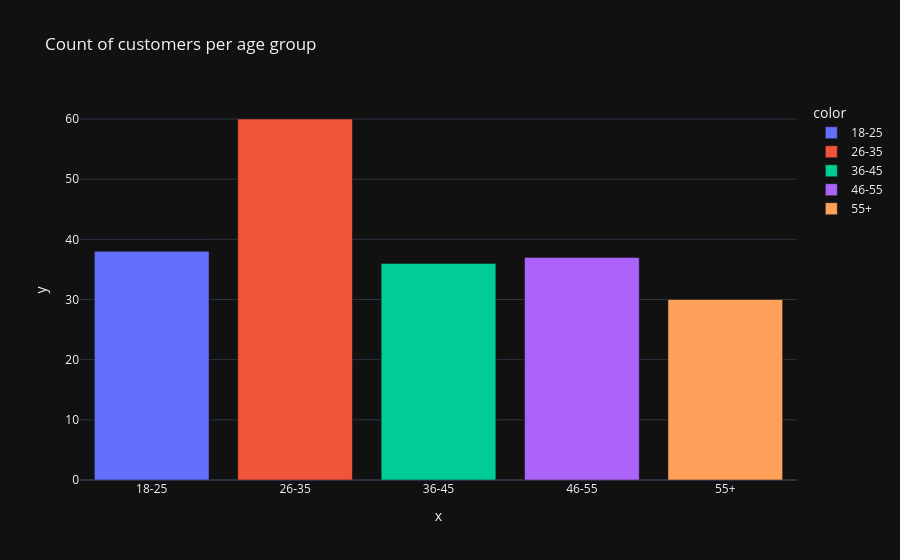

This figure's notebook cell:
### Code cell
x_age_ax = ['18-25', '26-35', '36-45', '46-55', '55+']
y_age_ax = [len(age_18_25.values), len(age_26_35.values), len(age_36_45.values), len(age_46_55.values),
     len(age_55above.values)]

pxp.bar(data_frame = data, x = x_age_ax, y = y_age_ax, color = x_age_ax,
       title = 'Count of customers per age group')

### Figure 1 — Plotly figure (JSON) as saved in the notebook; plotly's stock layout.template omitted (floating-point values rounded to 4 significant figures)
{"data": [{"hovertemplate": "color=18-25<br>x=%{x}<br>y=%{y}<extra></extra>", "legendgroup": "18-25", "marker": {"color": "#636efa", "pattern": {"shape": ""}}, "name": "18-25", "orientation": "v", "showlegend": true, "textposition": "auto", "x": ["18-25"], "xaxis": "x", "y": [38], "yaxis": "y", "type": "bar"}, {"hovertemplate": "color=26-35<br>x=%{x}<br>y=%{y}<extra></extra>", "legendgroup": "26-35", "marker": {"color": "#EF553B", "pattern": {"shape": ""}}, "name": "26-35", "orientation": "v", "showlegend": true, "textposition": "auto", "x": ["26-35"], "xaxis": "x", "y": [60], "yaxis": "y", "type": "bar"}, {"hovertemplate": "color=36-45<br>x=%{x}<br>y=%{y}<extra></extra>", "legendgroup": "36-45", "marker": {"color": "#00cc96", "pattern": {"shape": ""}}, "name": "36-45", "orientation": "v", "showlegend": true, "textposition": "auto", "x": ["36-45"], "xaxis": "x", "y": [36], "yaxis": "y", "type": "bar"}, {"hovertemplate": "color=46-55<br>x=%{x}<br>y=%{y}<extra></extra>", "legendgroup": "46-55", "marker": {"color": "#ab63fa", "pattern": {"shape": ""}}, "name": "46-55", "orientation": "v", "showlegend": true, "textposition": "auto", "x": ["46-55"], "xaxis": "x", "y": [37], "yaxis": "y", "type": "bar"}, {"hovertemplate": "color=55+<br>x=%{x}<br>y=%{y}<extra></extra>", "legendgroup": "55+", "marker": {"color": "#FFA15A", "pattern": {"shape": ""}}, "name": "55+", "orientation": "v", "showlegend": true, "textposition": "auto", "x": ["55+"], "xaxis": "x", "y": [30], "yaxis": "y", "type": "bar"}], "layout": {"xaxis": {"anchor": "y", "domain": [0.0, 1.0], "title": {"text": "x"}}, "yaxis": {"anchor": "x", "domain": [0.0, 1.0], "title": {"text": "y"}}, "legend": {"title": {"text": "color"}, "tracegroupgap": 0}, "title": {"text": "Count of customers per age group"}, "barmode": "relative"}}
